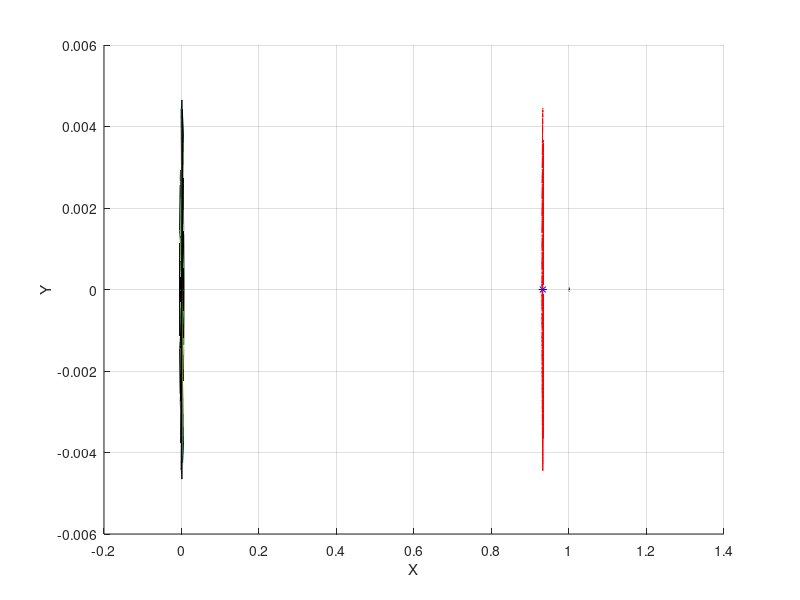

Write the MATLAB code that produced this figure.
clc; close all; clear;

% First-Order Linear
%{
omega = 2.0152105515;
time_vec = 0:0.01:1/omega;
scaling_factor = 1.495978714e8;
w_p = 2.086453455;
w_v = 2.0152105515;
Ax = 206000/scaling_factor;
Ay = 665000/scaling_factor;
Az = 110000/scaling_factor;

t = 0:0.05:2*pi;%100;
angle1 = 0:0.01:2*pi;
angle2 = 0:0.01:2*pi;

xpoint = 0.932385;
ypoint = 0;
zpoint = 0;

mu = -9.537e-4;
xsun = -mu;
ysun = 0;
zsun = 0;
xearth = 1 + xsun;
yearth = 0;
zearth = 0;

theta = 0 : 0.01 : 2*pi;
eradius = 6378/scaling_factor;
sradius = 696000/scaling_factor;

phi = 0;
m = 1;
psi = m*(pi/2) + phi;

% PLOTS 1
% x1 = -Ax*cos(angle1 + phi) + xpoint;
% y1 = Ay*sin(angle1 + phi) + ypoint;
% z1 = Az*sin(angle2 + 1*(pi/2) + phi) + zpoint;
% x3 = -Ax*cos(angle1 + phi) + xpoint;
% y3 = Ay*sin(angle1 + phi) + ypoint;
% z3 = Az*sin(angle2 + 3*(pi/2) + phi) + zpoint;
% 
% subplot(3,1,1);
% hold on;
% plot(xpoint, ypoint, 'b*')
% plot(xearth, yearth, 'bo', 'MarkerSize', 5)
% plot(xsun, ysun, 'ro', 'MarkerSize', 10)
% plot(x1, y1, 'r-', 'DisplayName', 'M = 1')
% plot(x3, y3, 'k-', 'DisplayName', 'M = 3')
% xlabel('X')
% ylabel('Y')
% legend()
% hold off;
% 
% subplot(3,1,2);
% hold on;
% plot(xearth, zearth, 'bo', 'MarkerSize', 5)
% plot(xsun, zsun, 'ro', 'MarkerSize', 10)
% plot(xpoint, zpoint, 'b*')
% plot(x1, z1, 'r-', 'DisplayName', 'M = 1')
% plot(x3, z3, 'k-', 'DisplayName', 'M = 3')
% xlabel('X') 
% ylabel('Z') 
% hold off;
% 
% subplot(3,1,3);
% hold on;
% plot(yearth, zearth, 'bo', 'MarkerSize', 5)
% plot(ysun, zsun, 'ro', 'MarkerSize', 10)
% plot(ypoint, zpoint, 'b*')
% plot(y1, z1, 'r-', 'DisplayName', 'M = 1')
% plot(y3, z3, 'k-', 'DisplayName', 'M = 3')
% xlabel('Y') 
% ylabel('Z')
% hold off;

% PLOTS 2
% m = 1;
% phi = 0;
% psi = m*(pi/2) + phi;
% x1 = -Ax*cos(w_p*t + phi) + xpoint;
% y1 =  Ay*sin(w_p*t + phi) + ypoint;
% z1 =  Az*sin(w_v*t + psi) + zpoint;
% 
% hold on;
% [X,Y,Z] = sphere;
% X2 = X * eradius;
% Y2 = Y * eradius;
% Z2 = Z * eradius;
% XS = X * sradius;
% YS = Y * sradius;
% ZS = Z * sradius;
% surf(X2 + xearth, Y2, Z2)
% surf(XS + xsun, YS, ZS)
% plot3(xpoint, ypoint, zpoint, 'b*')
% plot3(x1, y1, z1, 'r', 'DisplayName', 'M = 1')
% zlim([-0.01 0.01])
% ylim([-0.01 0.01])
% grid on;
% xlabel('X') 
% ylabel('Y') 
% zlabel('Z') 
% hold off;

% PLOTS 3
% m = 1;
% phi = 0;
% psi = m*(pi/2) + phi;
% x1 = -Ax*cos(w_p*t + phi) + xpoint;
% y1 =  Ay*sin(w_p*t + phi) + ypoint;
% z1 =  Az*sin(w_v*t + psi) + zpoint;
% 
% hold on;
% plot3(xpoint, ypoint, zpoint, 'b*')
% plot3(xearth, yearth, zearth, 'bo', 'MarkerSize', 5)
% plot3(xsun, ysun, zsun, 'ro', 'MarkerSize', 10)
% plot3(x1, y1, z1, 'r', 'DisplayName', 'M = 1')
% grid on;
% xlabel('X') 
% ylabel('Y') 
% zlabel('Z') 
% hold off;

% PLOTS 4
% m = 1;
% phi = 0;
% psi = m*(pi/2) + phi;
% x1 = -Ax*cos(w_p*t + phi) + xpoint;
% y1 =  Ay*sin(w_p*t + phi) + ypoint;
% z1 =  Az*sin(w_v*t + psi) + zpoint;
% subplot(3,1,1);
% hold on;
% plot(xpoint, ypoint, 'b*')
% plot(xearth, yearth, 'bo', 'MarkerSize', 5)
% plot(xsun, ysun, 'ro', 'MarkerSize', 10)
% plot(x1, y1, 'r-', 'DisplayName', 'M = 1')
% xlabel('X')
% ylabel('Y')
% legend()
% hold off;
% 
% subplot(3,1,2);
% hold on;
% plot(xearth, zearth, 'bo', 'MarkerSize', 5)
% plot(xsun, zsun, 'ro', 'MarkerSize', 10)
% plot(xpoint, zpoint, 'b*')
% plot(x1, z1, 'r-', 'DisplayName', 'M = 1')
% xlabel('X') 
% ylabel('Z') 
% hold off;
% 
% subplot(3,1,3);
% hold on;
% plot(yearth, zearth, 'bo', 'MarkerSize', 5)
% plot(ysun, zsun, 'ro', 'MarkerSize', 10)
% plot(ypoint, zpoint, 'b*')
% plot(y1, z1, 'r-', 'DisplayName', 'M = 1')
% xlabel('Y') 
% ylabel('Z')
% hold off;

%}




% Third-Order Linear

k = 3.2292680962;
c2 = 4.0610735668;
c3 = 3.0200105081;
c4 = 3.0305378797;
lam = sqrt((c2 + sqrt(9*c2^2 - 8*c2))/2);

d1 = ((3*lam^2)/k)*(k*(6*lam^2 - 1) - 2*lam); 
d2 = ((8*lam^2)/k)*(k*(11*lam^2 - 1) - 2*lam);
a21 = 3*c3*(k^2 - 2)/(4*(1 + 2*c2)); 
a22 = 3*c3/(4*(1 + 2*c2));

a23 = -((3*c3*lam)/(4*k*d1))*(3*(k^3)*lam - 6*k*(k-lam) + 4); 
a24 = -((3*c3*lam)/(4*k*d1))*(3*k*lam + 2);

b21 = -3*c3*lam*(3*k*lam - 4)/(2*d1);
b22 = -3*c3*lam/d1;

a31 = (-9*lam/(4*d2))*(4*c3*(k*a23 - b21) + k*c4*(4 + k^2)) ...
    + ((9*lam^2 + 1 - c2)/(2*d2))*(3*c3*(2*a23 - k*b21) + c4*(2 + 3*k^2));

d21 = -c3/(2*lam^2);
d31 = (3/(64*lam^2))*(4*c3*a24 + c4);
d32 = (3/(64*lam^2))*(4*c3*(a23 - d21) + c4*(4 + k^2));

a32 = (-9*lam/(4*d2))*(4*c3*(3*k*a24 - b22) + k*c4) ... 
    - 3*((9*lam^2 + 1 - c2)/(2*d2))*(c3*(k*b22 - d21 - 2*a24) - c4);

b31 = (3/(8*d2))*8*lam*(3*c3*(k*b21 - 2*a23) - c4*(2 + 3*k^2)) ... 
     + (3/(8*d2))*((9*lam^2 + 1 + 2*c2)*(4*c3*(k*a23 - b21)) + k*c4*(4 + k^2));

b32 = ((9*lam)/d2)*(c3*(k*b22 + d21 + -2*a24) - c4) ... 
    + 3*((9*lam^2 + 1 + 2*c2)/(8*d2))*(4*c3*(k*a24 - b22) + k*c4); 

xpoint = 0.932385;
ypoint = 0;
zpoint = 0;
mu = -9.537e-4;
xsun = -mu;
ysun = 0;
zsun = 0;
xearth = 1 + xsun;
yearth = 0;
zearth = 0;

phi = 0;
w_p = 2.086453455;
tau = 0:0.05:100;
tau_1 = w_p*tau + phi;

scaling_factor = 1.495978714e8;%1.497610041e6;
eradius = 6378/scaling_factor;
sradius = 696000/scaling_factor;
Ax = 206000/scaling_factor;
Ay = 665000/scaling_factor;
Az = 110000/scaling_factor;
m = 1;
dm = 2 - m;
x1 =    -Ax*cos(tau_1) + (a23*Ax^2 - a24*Az^2)*cos(2*tau_1) + (a31*Ax^3 - a32*Ax*Az^2)*cos(3*tau_1) + a21*Ax^2 + a22*Az^2 + xpoint;
y1 =     Ay*sin(tau_1) + (b21*Ax^2 - b22*Az^2)*sin(2*tau_1) + (b31*Ax^3 - b32*Ax*Az^2)*sin(3*tau_1) + ypoint;
z1 =  dm*Az*cos(tau_1) + dm*d21*Ax*Az*cos(2*tau_1 - 3) + dm*(d32*Az*Ax^2 - d31*Az^3)*cos(3*tau_1) + zpoint;

hold on;
plot3(xpoint, ypoint, zpoint, 'b*')
[X,Y,Z] = sphere;
X2 = X * eradius;
Y2 = Y * eradius;
Z2 = Z * eradius;
XS = X * sradius;
YS = Y * sradius;
ZS = Z * sradius;
surf(X2 + xearth, Y2, Z2)
surf(XS + xsun, YS, ZS)
plot3(x1, y1, z1, 'r', 'DisplayName', 'M = 1')
grid on;
xlabel('X') 
ylabel('Y') 
zlabel('Z') 
hold off;

%}




% BACKUP
% clc; close all; clear all;
% 
% omega = 2.0152105515;
% 
% time_vec = 0:0.01:1/omega;
% 
% % [x, y, z] = sphere(40);
% 
% scaling_factor = 1.497610041e6;
% w_p = 2.086453455;
% w_v = 2.0152105515;
% A_x = 206000/scaling_factor;
% A_z = 110000/scaling_factor;
% K = 3.2292680962;
% 
% m = 1;
% phi = 0;
% psi = m*(pi/2) + phi;
% 
% angle1 = 0:0.01:2*pi;
% angle2 = 0:0.01:2*pi;
% 
% xpoint = 0.932385;
% ypoint = 0;
% zpoint = 0;
% 
% mu = -9.537e-4;
% xsun = -mu;
% ysun = 0;
% zsun = 0;
% 
% xearth = 1 + xsun;
% yearth = 0;
% zearth = 0;
% 
% % xr = -A_x*cos(angle1) + xpoint;
% % yr = K*A_x*sin(angle1) + ypoint;
% % zr = A_z*sin(angle2) + zpoint;
% 
% x1 = -A_x*cos(angle1 + phi) + xpoint;
% y1 = K*A_x*sin(angle1 + phi) + ypoint;
% z1 = A_z*sin(angle2 + 1*(pi/2) + phi) + zpoint;
% 
% x3 = -A_x*cos(angle1 + phi) + xpoint;
% y3 = K*A_x*sin(angle1 + phi) + ypoint;
% z3 = A_z*sin(angle2 + 3*(pi/2) + phi) + zpoint;
% 
% gamma = 1.001090475e-2;
% % xbar_r = (xr - 1 + mu + gamma)/gamma;
% % ybar_r = yr/gamma;
% % zbar_r = zr/gamma;
% 
% xbar_1 = (x1 - 1 + mu + gamma)/gamma;
% ybar_1 = y1/gamma;
% zbar_1 = z1/gamma;
% 
% xbar_3 = (x3 - 1 + mu + gamma)/gamma;
% ybar_3 = y3/gamma;
% zbar_3 = z3/gamma;
% 
% % plot3(xr, yr, zr, 'b-*', 'DisplayName', 'Reference')
% % hold on;
% % plot3(x1, y1, z1, 'r-*', 'DisplayName', 'M = 1')
% % plot3(x3, y3, z3, 'k-*', 'DisplayName', 'M = 3')
% % hold off;
% % legend()
% % xlabel('X') 
% % ylabel('Y') 
% % zlabel('Z') 
% 
% 
% subplot(3,1,1);
% hold on;
% plot(xpoint, ypoint, 'b*')
% plot(xearth, yearth, 'bo', 'MarkerSize', 5)
% plot(xsun, ysun, 'ro', 'MarkerSize', 10)
% % plot(xr, yr, 'b-', 'DisplayName', 'Reference')
% % plot(x1, y1, 'r-', 'DisplayName', 'M = 1')
% % plot(x3, y3, 'k-', 'DisplayName', 'M = 3')
% plot(xbar_1, ybar_1, 'r-', 'DisplayName', 'M = 1')
% plot(xbar_3, ybar_3, 'k-', 'DisplayName', 'M = 3')
% xlabel('X') 
% ylabel('Y')
% % xlim([0.4, 1.4])
% legend()
% hold off;
% 
% subplot(3,1,2);
% hold on;
% plot(xearth, zearth, 'bo', 'MarkerSize', 5)
% plot(xsun, zsun, 'ro', 'MarkerSize', 10)
% plot(xpoint, zpoint, 'b*')
% % plot(xr, zr, 'b-')
% % plot(x1, z1, 'r-')
% % plot(x3, z3, 'k-')
% plot(xbar_1, zbar_1, 'r-', 'DisplayName', 'M = 1')
% plot(xbar_3, zbar_3, 'k-', 'DisplayName', 'M = 3')
% xlabel('X') 
% ylabel('Z') 
% hold off;
% 
% subplot(3,1,3);
% hold on;
% plot(yearth, zearth, 'bo', 'MarkerSize', 5)
% plot(ysun, zsun, 'ro', 'MarkerSize', 10)
% plot(ypoint, zpoint, 'b*')
% % plot(yr, zr, 'b-')
% % plot(y1, z1, 'r-')
% % plot(y3, z3, 'k-')
% plot(ybar_1, zbar_1, 'r-', 'DisplayName', 'M = 1')
% plot(ybar_3, zbar_3, 'k-', 'DisplayName', 'M = 3')
% xlabel('Y') 
% ylabel('Z') 
% hold off;
% 
% % BACKUP
% % x = -A_x*cos(time_vec.*w_p + phi);
% % y = K*A_x*sin(time_vec.*w_p + phi);
% % z = A_z*sin(time_vec.*w_v + psi);
% 
% % plot(y, z, 'b')
% % hold on;
% % plot(y_, z_, 'r')
% % hold off;
% 
